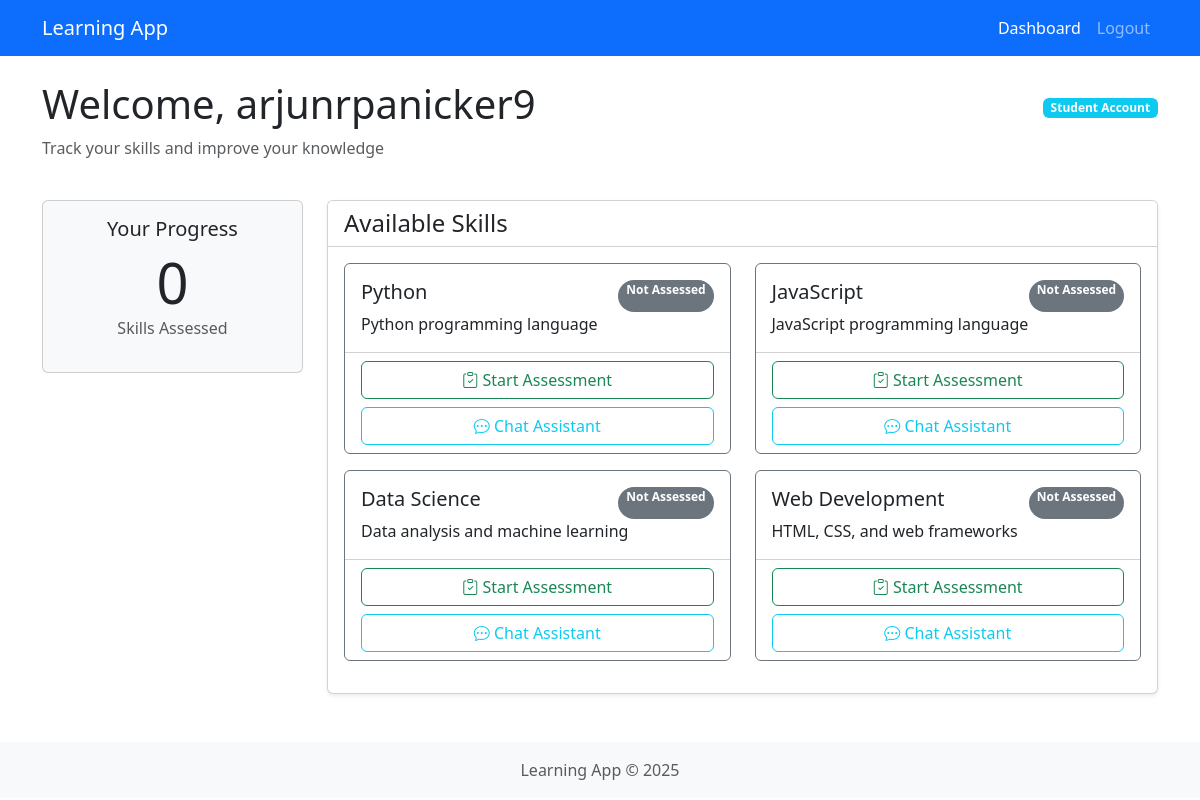
Page /user/dashboard (signed in) on the committed database.
### models.py (models this page shows)
class User(db.Model, UserMixin):
    id = db.Column(db.Integer, primary_key=True)
    username = db.Column(db.String(80), unique=True, nullable=False)
    email = db.Column(db.String(120), unique=True, nullable=False)
    password = db.Column(db.String(200), nullable=False)
    is_tutor = db.Column(db.Boolean, default=False)
    created_at = db.Column(db.DateTime, default=datetime.utcnow)
    assessments = db.relationship('Assessment', backref='user', lazy=True)

class Skill(db.Model):
    id = db.Column(db.Integer, primary_key=True)
    name = db.Column(db.String(100), unique=True, nullable=False)
    description = db.Column(db.Text)
    questions = db.relationship('Question', backref='skill', lazy=True)
    resources = db.relationship('Resource', backref='skill', lazy=True)

### routes/user.py (the view)
@user_bp.route('/dashboard')
@login_required
def dashboard():
    if current_user.is_tutor:
        return redirect(url_for('tutor.dashboard'))
    skills = Skill.query.all()
    user_assessments = Assessment.query.filter_by(user_id=current_user.id).all()
    assessed_skills = {assessment.skill_id: assessment.proficiency_level for assessment in user_assessments}
    return render_template('user/dashboard.html',
                          skills=skills,
                          assessed_skills=assessed_skills)

### app.py (called while the page is built)
@login_manager.user_loader
def load_user(user_id):
    return User.query.get(int(user_id))

### templates/user/dashboard.html (shortened to what this page needs)
<!DOCTYPE html>
<html lang="en">
<head>
    <link rel="stylesheet" href="https://cdn.jsdelivr.net/npm/bootstrap@5.3.0/dist/css/bootstrap.min.css">
    <link rel="stylesheet" href="https://cdn.jsdelivr.net/npm/bootstrap-icons@1.10.0/font/bootstrap-icons.css">
</head>
<body>
    <nav class="navbar navbar-expand-lg navbar-dark bg-primary">
        <div class="container">
            <a class="navbar-brand" href="#">Learning App</a>
            <div class="collapse navbar-collapse" id="navbarNav">
                <ul class="navbar-nav ms-auto">
                    <li class="nav-item">
                        <a class="nav-link active" href="{{ url_for('user.dashboard') }}">Dashboard</a>
                    </li>
                    <li class="nav-item">
                        <a class="nav-link" href="{{ url_for('auth.logout') }}">Logout</a>
                    </li>
                </ul>
            </div>
        </div>
    </nav>
    <div class="container mt-4">
        <div class="row">
            <div class="col-12">
                <div class="d-flex justify-content-between align-items-center">
                    <h1>Welcome, {{ current_user.username }}</h1>
                    <span class="badge bg-info">Student Account</span>
                </div>
                <p class="text-muted">Track your skills and improve your knowledge</p>
            </div>
        </div>
        <div class="row mt-4">
            <div class="col-md-3">
                <div class="card bg-light mb-3">
                    <div class="card-body text-center">
                        <h5>Your Progress</h5>
                        <div class="display-4">{{ assessed_skills|length }}</div>
                        <p class="text-muted">Skills Assessed</p>
                    </div>
                </div>
            </div>
            <div class="col-md-9">
                <div class="card shadow-sm">
                    <div class="card-header bg-white">
                        <h4 class="mb-0">Available Skills</h4>
                    </div>
                    <div class="card-body">
                        <div class="row">
                            {% for skill in skills %}
                            <div class="col-md-6 mb-3">
                                <div class="card h-100 border-{% if skill.id in assessed_skills %}primary{% else %}secondary{% endif %}">
                                    <div class="card-body">
                                        <div class="d-flex justify-content-between">
                                            <h5 class="card-title">{{ skill.name }}</h5>
                                            {% if skill.id in assessed_skills %}
                                            <span class="badge rounded-pill bg-primary">Level {{ assessed_skills[skill.id] }}/5</span>
                                            {% else %}
                                            <span class="badge rounded-pill bg-secondary">Not Assessed</span>
                                            {% endif %}
                                        </div>
                                        <p class="card-text">{{ skill.description }}</p>
                                    </div>
                                    <div class="card-footer bg-transparent">
                                        <div class="btn-group w-100">
                                            {% if skill.id in assessed_skills %}
                                            <a href="{{ url_for('user.view_resources', skill_id=skill.id) }}" class="btn btn-outline-primary">
                                                <i class="bi bi-book"></i> View Resources
                                            </a>
                                            <a href="{{ url_for('user.start_assessment', skill_id=skill.id) }}" class="btn btn-outline-success">
                                                <i class="bi bi-arrow-repeat"></i> Reassess
                                            </a>
                                            {% else %}
                                            <a href="{{ url_for('user.start_assessment', skill_id=skill.id) }}" class="btn btn-outline-success w-100">
                                                <i class="bi bi-clipboard-check"></i> Start Assessment
                                            </a>
                                            {% endif %}
                                        </div>
                                        <a href="{{ url_for('user.start_chat', skill_id=skill.id) }}" class="btn btn-outline-info w-100 mt-2">
                                            <i class="bi bi-chat-dots"></i> Chat Assistant
                                        </a>
                                    </div>
                                </div>
                            </div>
                            {% endfor %}
                        </div>
                    </div>
                </div>
            </div>
        </div>
    </div>
    <footer class="bg-light mt-5 py-3">
        <div class="container text-center">
            <p class="text-muted mb-0">Learning App &copy; 2025</p>
        </div>
    </footer>
</body>
</html>

### rows in the picture
User: username "arjunrpanicker9"
Skill: name "Python", shows "Not Assessed", description "Python programming language"
Skill: name "JavaScript", shows "Not Assessed", description "JavaScript programming language"
Skill: name "Data Science", shows "Not Assessed", description "Data analysis and machine learning"
Skill: name "Web Development", shows "Not Assessed", description "HTML, CSS, and web frameworks"

### other values in the picture
{{ assessed_skills|length }} "0"
